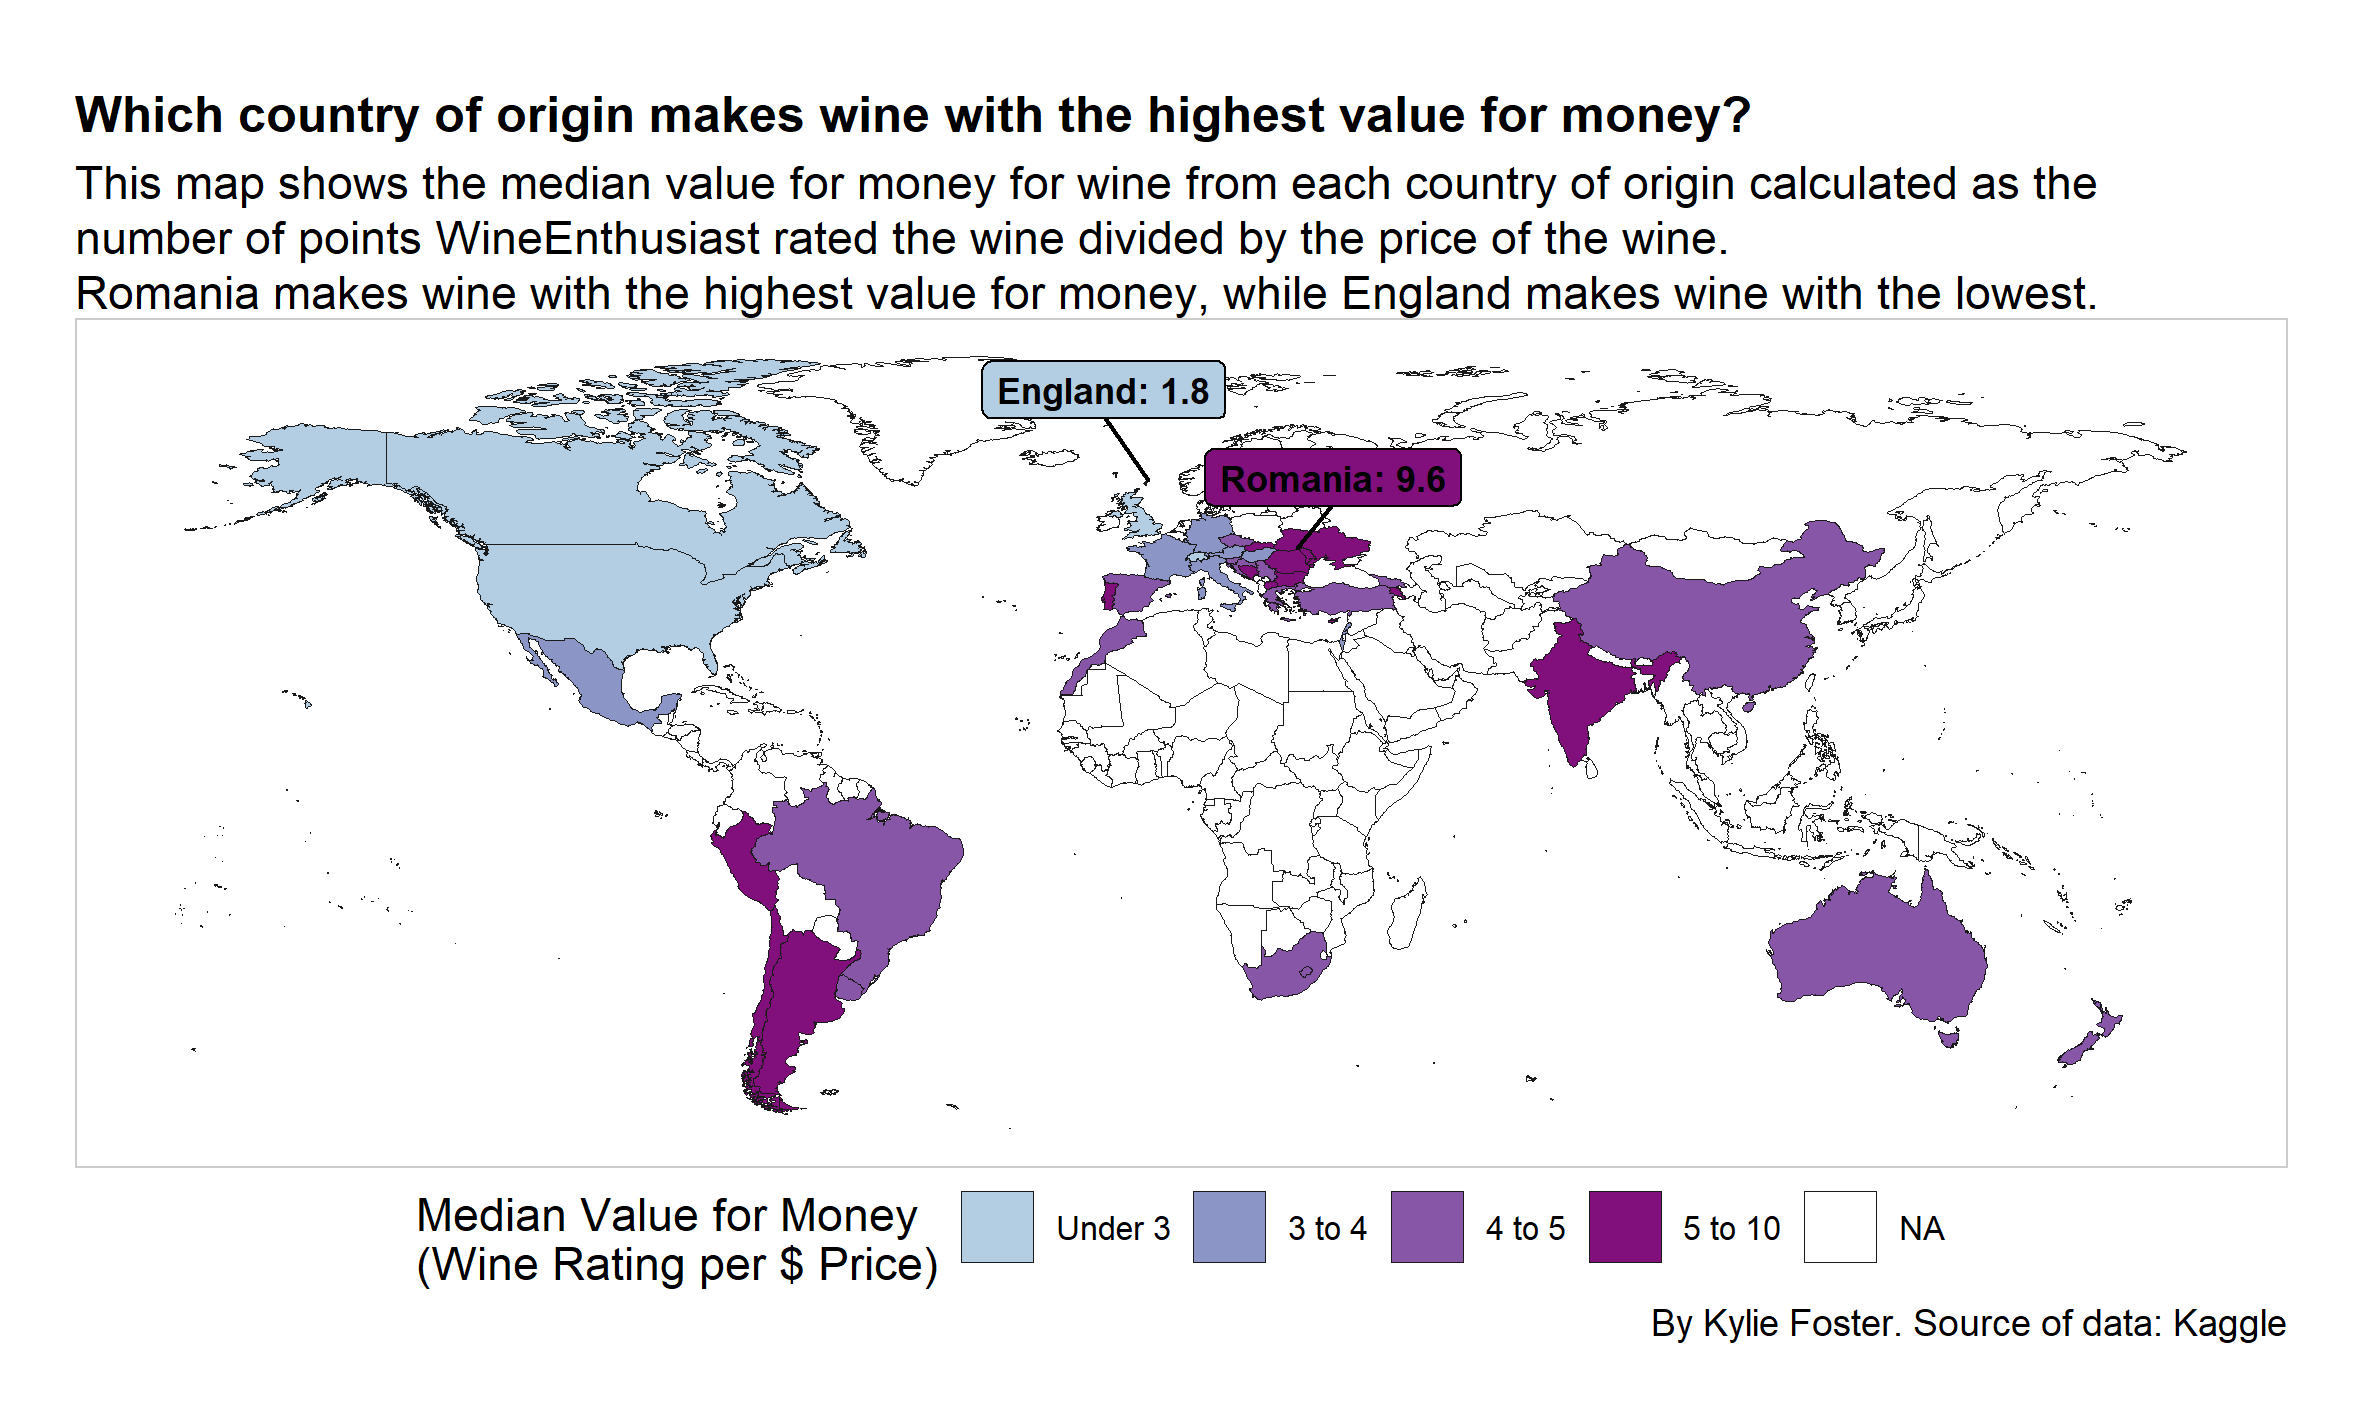

Reproduce this figure in R.
# TidyTuesday 2019 - Week 22
# Kylie Foster

# Loading libraries
library(tidyverse)
library(magrittr)
library(ggmap)
library(maps)
library(RColorBrewer)
library(viridis)
library(ggrepel)

# I found last weeks TidyTuesday code by Dewi Koning very useful: 
# https://github.com/KoningD/TidyTuesday/blob/master/2019_Week20/TidyTuesday_2019_Week20.R

# Loading data
wine_ratings <- read_csv("https://raw.githubusercontent.com/rfordatascience/tidytuesday/master/data/2019/2019-05-28/winemag-data-130k-v2.csv") %>%
  mutate_if(is.character, as.factor) %>%
  mutate(value = points/price) %>% #  creating new variable that represents value for money
  drop_na(country) #  removing any rows containing missing countries

# Calculating median value for each country
wine_ratings_country <- group_by(wine_ratings, country) %>%
  summarise(med_value = median(value, na.rm = TRUE)) %>%
  drop_na(med_value) %>% #  removing any rows containing missing values
  mutate(country = case_when(country == "US" ~ "USA", #  changing US to USA to match map_data
                             country == "England" ~ "UK", #  changing to match map_data (not quite equivalent)
                             TRUE ~ as.character(country))) 
  
# Loading world map and removing Antarctica
world_map <- map_data("world") %>% 
  filter(region != "Antarctica")

# Checking that all country names in wine_ratings_country and world_map match
test <- inner_join(wine_ratings_country, world_map, by = c("country" = "region"))
length(unique(test$country))
length(unique(wine_ratings_country$country))

# Joining wine and world map data
wine_map <- right_join(wine_ratings_country, world_map, by = c("country" = "region"))

# Make a dataframe with the country with the highest value for money in order to plot these as geom_label
wine_ratings_country_top <- wine_ratings_country %>% 
  top_n(1, med_value) %>%
  left_join(world_map, by = c("country" = "region")) %>% 
  group_by(country) %>% 
  top_n(1, lat) %>% 
  mutate(label_text = paste0(country, ": ", round(med_value, 1)))


# Make a dataframe with the country with the lowest value for money in order to plot these as geom_label
wine_ratings_country_bottom <- wine_ratings_country %>% 
  top_n(-1, med_value) %>%
  left_join(world_map, by = c("country" = "region")) %>% 
  group_by(country) %>% 
  top_n(1, lat) %>% 
  mutate(label_text = paste0("England: ", round(med_value, 1)))

# Combining above two dataframes to that we can use ggrepel later
wine_ratings_country_both <- rbind(wine_ratings_country_top, wine_ratings_country_bottom)

# Manually binning and labelling data into discrete bins for different value ranges
wine_map$med_value_split <- factor(
  cut(wine_map$med_value, c(0, 3, 4, 5, 10)),
  labels = c("Under 3", "3 to 4", "4 to 5", "5 to 10")
)

# Choosing nice colors
col_purple <- c("#b3cde3", "#8c96c6", "#8856a7", "#810f7c", "white")

set.seed(1)
# Generate world map plot 
wine_map %>%
  ggplot(aes(x=long, y = lat, group = group, fill = med_value_split)) + 
  geom_polygon(color = "grey10", size = 0.01) +
  coord_fixed() +
  scale_fill_manual(values = col_purple) +
  theme_void() +
  theme(plot.title = element_text(size = 12, face = "bold"),
        plot.margin = unit(c(0, 0.25, 0.0, 0.25), "in"),
        panel.border = element_rect(fill = NA, colour = "#cccccc"),
        legend.text = element_text(size = 8),
        legend.position = "bottom",
        plot.subtitle = element_text(lineheight = 0.5)) +
  labs(title = "Which country of origin makes wine with the highest value for money?",
     subtitle = "This map shows the median value for money for wine from each country of origin calculated as the 
     \nnumber of points WineEnthusiast rated the wine divided by the price of the wine. 
     \nRomania makes wine with the highest value for money, while England makes wine with the lowest.",
     caption = "By Kylie Foster. Source of data: Kaggle", 
     fill = "Median Value for Money \n(Wine Rating per $ Price)") +
  geom_label_repel(data = wine_ratings_country_both, 
                   aes(x=long, y = lat, label = label_text, group = group), 
                   fill = c(col_purple[4], col_purple[1]), 
                   fontface = "bold", force = 10, size = 3,
                   nudge_y = 15)

ggsave("./Week22_2019/wine_ratings_map.png", dpi = 300, width = 20, height = 12, units = "cm")
 
